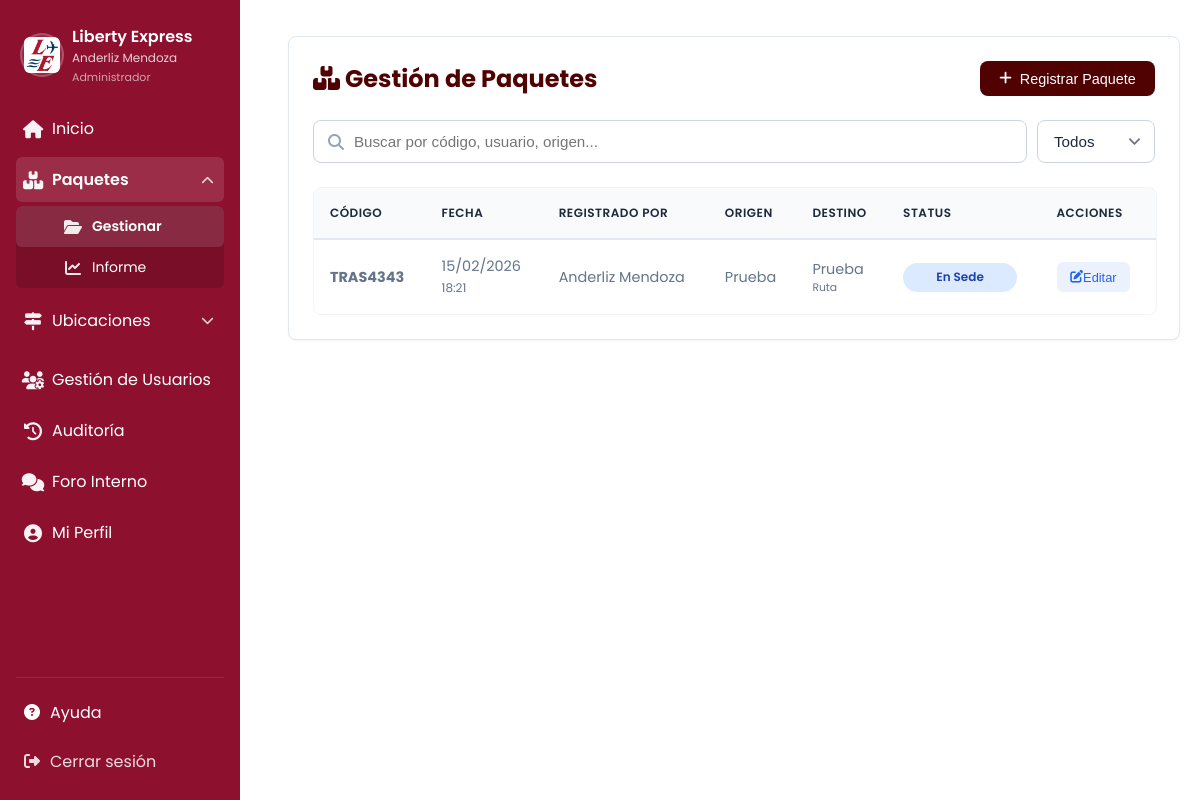
Screenshot of /paquetes/gestion.php (signed in) with the database file from the repository.
### tables this page shows
CREATE TABLE `paquete` (
  `Codigo` varchar(50) NOT NULL,
  `Origen_id` int(11) NOT NULL,
  `Fecha_Registro` timestamp NULL DEFAULT current_timestamp(),
  `Tipo_Destino_ID` varchar(50) NOT NULL,
  `Destino_id` int(11) NOT NULL,
  `Usuario_id` int(11) NOT NULL,
  `Status` varchar(20) DEFAULT 'Registrado',
  `Comentario_Devolucion` text DEFAULT NULL,
  `Estado` int(1) NOT NULL DEFAULT 1,
  `Motivo_Devolucion` text DEFAULT NULL
);

CREATE TABLE `usuario` (
  `id` int(11) NOT NULL,
  `nombre` varchar(30) NOT NULL,
  `apellido` varchar(30) NOT NULL,
  `turno` int(11) NOT NULL,
  `correo` varchar(255) NOT NULL,
  `contraseña` varchar(100) NOT NULL,
  `estado` int(11) NOT NULL,
  `rol_id` int(11) NOT NULL,
  `requiere_cambio` int(1) NOT NULL DEFAULT 1,
  `token_password` varchar(100) DEFAULT NULL,
  `token_expiracion` datetime DEFAULT NULL,
  `reset_token` varchar(255) DEFAULT NULL,
  `reset_expira` datetime DEFAULT NULL,
  `foto_perfil` varchar(255) DEFAULT NULL
);

CREATE TABLE `origen` (
  `Origen_id` int(11) NOT NULL,
  `Nombre` varchar(100) NOT NULL,
  `Estado` enum('Activo','Inactivo') DEFAULT 'Activo'
);

CREATE TABLE `destino` (
  `Destino_id` int(11) NOT NULL,
  `Nombre` varchar(100) NOT NULL,
  `Modalidad` varchar(50) DEFAULT NULL,
  `Estado` varchar(50) DEFAULT NULL
);

### paquetes/gestion.php (the view, shortened to what this page needs)
<?php
include($_SERVER['DOCUMENT_ROOT'] . '/liberty/app/db/connect.php');
$buscar = $_GET['buscar'] ?? '';
$filtro_estado = $_GET['filtro_estado'] ?? 'todos';
$es_ajax = isset($_GET['ajax_mode']);
$sql = "
    SELECT
        p.Codigo,
        p.Fecha_Registro,
        p.Status,
        p.Estado,
        p.Tipo_Destino_ID,
        p.Origen_id,
        p.Destino_id,
        p.Motivo_Devolucion,
        o.Nombre AS OrigenNombre,
        d.Nombre AS DestinoNombre,
        d.Modalidad AS DestinoModalidad,
        u.nombre AS UserNombre,
        u.apellido AS UserApellido
    FROM
        Paquete p
    JOIN
        Origen o ON p.Origen_id = o.Origen_id
    JOIN
        Destino d ON p.Destino_id = d.Destino_id
    JOIN
        usuario u ON p.Usuario_id = u.id
    WHERE 1=1
";
$params = [];
$sql .= " ORDER BY p.Fecha_Registro DESC";
try {
    $stmt = $conn->prepare($sql);
    $stmt->execute($params);
    $paquetes = $stmt->fetchAll(PDO::FETCH_OBJ);
} catch (PDOException $e) {
    if ($es_ajax) die("Error");
    die("Error al consultar datos: " . $e->getMessage());
}
?>
<!DOCTYPE html>
<html lang="es">
<head>
    <link rel="stylesheet" href="/liberty/app/assets/css/tables.css">
    <link rel="stylesheet" href="/liberty/app/assets/css/forms.css">
    <link rel="stylesheet" href="/liberty/app/assets/css/modal.css">
    <link rel="stylesheet" href="https://cdnjs.cloudflare.com/ajax/libs/font-awesome/6.4.0/css/all.min.css">
</head>
<body>
    <div class="app-wrap">
        <?php include($_SERVER['DOCUMENT_ROOT'] . '/liberty/app/includes/menu.php'); ?>
        <main class="main-content">
            <div class="table-container">
                <div class="table-header">
                    <h1><i class="fas fa-boxes"></i> Gestión de Paquetes</h1>
                    <button id="btn-open-crear" class="btn-primary">
                        <i class="fas fa-plus"></i> Registrar Paquete
                    </button>
                </div>
                <div class="filters-container" style="display: flex; gap: 10px; margin-bottom: 1.5rem;">
                    <div style="position: relative; flex-grow: 1;">
                        <i class="fas fa-search" style="position: absolute; left: 15px; top: 50%; transform: translateY(-50%); color: #94a3b8;"></i>
                        <input type="text" id="input-busqueda-realtime" class="form-control"
                               style="padding-left: 40px;"
                               placeholder="Buscar por código, usuario, origen..."
                               value="<?php echo htmlspecialchars($buscar); ?>" autocomplete="off">
                    </div>
                    <div>
                        <select id="select-filtro-estado" class="form-control" style="height: 100%;">
                            <option value="todos" <?php echo $filtro_estado=='todos'?'selected':''; ?>>Todos</option>
                        </select>
                    </div>
                </div>
                <div class="table-responsive">
                    <table class="data-table">
                        <thead>
                            <tr>
                                <th>Código</th>
                                <th>Fecha</th>
                                <th>Registrado Por</th> <th>Origen</th>
                                <th>Destino</th>
                                <th>Status</th>
                                <th>Acciones</th>
                            </tr>
                        </thead>
                        <tbody id="tabla-resultados">
                            <?php if (empty($paquetes)): ?>
                                <tr><td colspan="7" style="text-align:center; padding: 20px;">No hay paquetes registrados.</td></tr>
                            <?php else: ?>
                                <?php foreach ($paquetes as $paquete): ?>
                                    <?php
                                        $filaStyle = ($paquete->Estado == 0) ? 'opacity: 0.6; background-color: #f1f5f9;' : '';
                                        $status_limpio = strtolower(str_replace([' ', 'ó'], ['', 'o'], $paquete->Status));
                                    ?>
                                    <tr class="filterable-row" style="<?php echo $filaStyle; ?>">
                                        <td>
                                            <strong><?php echo htmlspecialchars($paquete->Codigo); ?></strong>
                                        </td>
                                        <td>
                                            <?php echo date('d/m/Y', strtotime($paquete->Fecha_Registro)); ?><br>
                                            <small><?php echo date('H:i', strtotime($paquete->Fecha_Registro)); ?></small>
                                        </td>
                                        <td><?php echo htmlspecialchars($paquete->UserNombre . ' ' . $paquete->UserApellido); ?></td>
                                        <td><?php echo htmlspecialchars($paquete->OrigenNombre); ?></td>
                                        <td>
                                            <?php echo htmlspecialchars($paquete->DestinoNombre); ?>
                                            <div style="font-size: 0.75em; color: #64748b;">
                                                <?php echo htmlspecialchars($paquete->DestinoModalidad); ?>
                                            </div>
                                        </td>
                                        <td>
                                            <span class="status-badge status-<?php echo $status_limpio; ?>">
                                                <?php echo htmlspecialchars($paquete->Status); ?>
                                            </span>
                                        </td>
                                        <td>
                                            <button class="btn-action edit btn-open-editar"
                                                data-codigo="<?php echo htmlspecialchars($paquete->Codigo); ?>"
                                                data-origen="<?php echo $paquete->Origen_id; ?>"
                                                data-tipo="<?php echo htmlspecialchars($paquete->Tipo_Destino_ID); ?>"
                                                data-destino="<?php echo $paquete->Destino_id; ?>"
                                                data-status="<?php echo htmlspecialchars($paquete->Status); ?>"
                                                data-estado="<?php echo $paquete->Estado; ?>"
                                                data-motivo="<?php echo htmlspecialchars($paquete->Motivo_Devolucion ?? ''); ?>"
                                                title="Editar Paquete Completo">
                                                <i class="fas fa-edit"></i> Editar
                                            </button>
                                        </td>
                                    </tr>
                                <?php endforeach; ?>
                            <?php endif; ?>
                        </tbody>
                    </table>
                </div>
            </div>
        </main>
    </div>
</body>
</html>

### app/assets/css/tables.css (style rules this page uses)
:root { --primary: #500101; --primary-light: #7a1e1e; --primary-soft: rgba(80, 1, 1, 0.1); --text-dark: #1e293b; --text-gray: #64748b; --bg-body: #f1f5f9; --white: #ffffff; --radius: 12px; --shadow-sm: 0 1px 2px 0 rgba(0, 0, 0, 0.05); }
.table-container { max-width: 100%; margin: 1rem 0; padding: 1.5rem; background: var(--white); border-radius: var(--radius); box-shadow: var(--shadow-sm); border: 1px solid #e2e8f0; }
.table-header { display: flex; justify-content: space-between; align-items: center; margin-bottom: 1.5rem; flex-wrap: wrap; gap: 1rem; }
.table-header h1 { color: var(--primary); font-size: 1.5rem; margin: 0; font-weight: 700; }
.btn-primary { background: var(--primary); color: var(--white); border: none; padding: 0.6rem 1.2rem; font-size: 0.9rem; font-weight: 500; border-radius: 8px; cursor: pointer; text-decoration: none; display: inline-flex; align-items: center; gap: 0.5rem; transition: all 0.2s; }
.table-responsive { width: 100%; overflow-x: auto; border-radius: 8px; border: 1px solid #f1f5f9; }
.data-table { width: 100%; border-collapse: collapse; font-size: 0.9rem; white-space: nowrap; }
.data-table thead th { background-color: #f8fafc; color: var(--text-dark); font-weight: 600; text-align: left; padding: 1rem; border-bottom: 2px solid #e2e8f0; text-transform: uppercase; font-size: 0.75rem; letter-spacing: 0.5px; }
.data-table tbody td { padding: 1rem; color: var(--text-gray); border-bottom: 1px solid #f1f5f9; vertical-align: middle; }
.data-table tbody tr:last-child td { border-bottom: none; }
.btn-action { display: inline-flex; align-items: center; justify-content: center; padding: 0.4rem 0.8rem; border-radius: 6px; font-size: 0.8rem; font-weight: 500; text-decoration: none; transition: all 0.2s; margin-right: 0.25rem; border: 1px solid transparent; }
.btn-action.edit { background-color: rgba(59, 130, 246, 0.1); color: #2563eb; }
.status-badge { padding: 0.35rem 0.75rem; border-radius: 50px; font-size: 0.75rem; font-weight: 600; display: inline-block; text-align: center; min-width: 90px; }
.status-ensede { background-color: #dbeafe; color: #1e40af; }

### app/assets/css/forms.css (style rules this page uses)
:root { --primary: #500101; --text-dark: #1e293b; --text-gray: #64748b; --border: #cbd5e1; --radius: 8px; }
.form-control { width: 100%; padding: 0.75rem 1rem; font-size: 0.95rem; color: var(--text-dark); background-color: #fff; border: 1px solid var(--border); border-radius: var(--radius); transition: all 0.2s ease-in-out; box-sizing: border-box; }
select.form-control { appearance: none; background-position: right 0.5rem center; background-repeat: no-repeat; background-size: 1.5em 1.5em; padding-right: 2.5rem; }

### app/assets/css/sidebar.css (style rules this page uses)
:root { --sidebar-width: 240px; --bg: #8d102f; --accent: #ffffff; --text: #ffffff; }
body { font-family: 'Poppins', system-ui, -apple-system, 'Segoe UI', Roboto, 'Helvetica Neue', Arial, sans-serif; margin: 0; }
.app-wrap { display: flex; }
.main-content { margin-left: var(--sidebar-width); flex: 1; padding: 20px; }

### rows the page displays
paquete: Codigo "TRAS4343", Fecha_Registro "15/02/2026", Fecha_Registro "18:21", Usuario.apellido "Anderliz Mendoza", Origen.Nombre "Prueba", Destino.Nombre "Prueba", Destino.Modalidad "Ruta", Status "En Sede"

### other values shown
$_SESSION['user_nombre'] "Anderliz"
$_SESSION['user_apellido'] "Mendoza"
